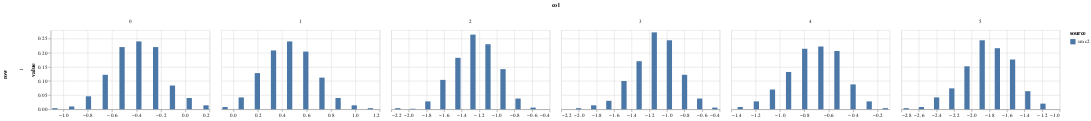

Write notebook code for a chart like this one.
### Code cell
pdata = get_histogram_data(ps_smc2, 'alpha')
pdata['source'] = 'smc2'

alpha_hist = plot_weighted_histogram(pdata, height=150, width = 300)
alpha_hist

### Figure 1 — Vega-Lite specification as saved in the notebook (floating-point values rounded to 4 significant figures)
{"config": {"view": {"continuousWidth": 400, "continuousHeight": 300}}, "data": {"name": "data-b71b7c3142f6a31c943d36d0e24828c9"}, "mark": {"type": "bar", "width": 10}, "encoding": {"color": {"type": "nominal", "field": "source"}, "column": {"type": "quantitative", "field": "col"}, "row": {"type": "quantitative", "field": "row"}, "x": {"type": "quantitative", "field": "bin", "title": null}, "y": {"type": "quantitative", "field": "value"}}, "height": 150, "resolve": {"scale": {"x": "independent"}}, "width": 300, "$schema": "https://vega.github.io/schema/vega-lite/v4.8.1.json", "datasets": {"data-b71b7c3142f6a31c943d36d0e24828c9": [{"value": 0.004, "bin": -1.07, "col": 0, "row": 1, "source": "smc2"}, {"value": 0.01, "bin": -0.9322, "col": 0, "row": 1, "source": "smc2"}, {"value": 0.046, "bin": -0.7943, "col": 0, "row": 1, "source": "smc2"}, {"value": 0.122, "bin": -0.6565, "col": 0, "row": 1, "source": "smc2"}, {"value": 0.22, "bin": -0.5186, "col": 0, "row": 1, "source": "smc2"}, {"value": 0.24, "bin": -0.3808, "col": 0, "row": 1, "source": "smc2"}, {"value": 0.22, "bin": -0.2429, "col": 0, "row": 1, "source": "smc2"}, {"value": 0.084, "bin": -0.1051, "col": 0, "row": 1, "source": "smc2"}, {"value": 0.04, "bin": 0.03278, "col": 0, "row": 1, "source": "smc2"}, {"value": 0.014, "bin": 0.1706, "col": 0, "row": 1, "source": "smc2"}, {"value": 0.008, "bin": -0.06846, "col": 1, "row": 1, "source": "smc2"}, {"value": 0.042, "bin": 0.06406, "col": 1, "row": 1, "source": "smc2"}, {"value": 0.128, "bin": 0.1966, "col": 1, "row": 1, "source": "smc2"}, {"value": 0.208, "bin": 0.3291, "col": 1, "row": 1, "source": "smc2"}, {"value": 0.24, "bin": 0.4616, "col": 1, "row": 1, "source": "smc2"}, {"value": 0.204, "bin": 0.5941, "col": 1, "row": 1, "source": "smc2"}, {"value": 0.112, "bin": 0.7266, "col": 1, "row": 1, "source": "smc2"}, {"value": 0.04, "bin": 0.8592, "col": 1, "row": 1, "source": "smc2"}, {"value": 0.014, "bin": 0.9917, "col": 1, "row": 1, "source": "smc2"}, {"value": 0.004, "bin": 1.124, "col": 1, "row": 1, "source": "smc2"}, {"value": 0.004, "bin": -2.126, "col": 2, "row": 1, "source": "smc2"}, {"value": 0.002, "bin": -1.955, "col": 2, "row": 1, "source": "smc2"}, {"value": 0.028, "bin": -1.784, "col": 2, "row": 1, "source": "smc2"}, {"value": 0.104, "bin": -1.613, "col": 2, "row": 1, "source": "smc2"}, {"value": 0.182, "bin": -1.443, "col": 2, "row": 1, "source": "smc2"}, {"value": 0.264, "bin": -1.272, "col": 2, "row": 1, "source": "smc2"}, {"value": 0.23, "bin": -1.101, "col": 2, "row": 1, "source": "smc2"}, {"value": 0.142, "bin": -0.93, "col": 2, "row": 1, "source": "smc2"}, {"value": 0.038, "bin": -0.7591, "col": 2, "row": 1, "source": "smc2"}, {"value": 0.006, "bin": -0.5883, "col": 2, "row": 1, "source": "smc2"}, {"value": 0.004, "bin": -2.003, "col": 3, "row": 1, "source": "smc2"}, {"value": 0.014, "bin": -1.831, "col": 3, "row": 1, "source": "smc2"}, {"value": 0.03, "bin": -1.659, "col": 3, "row": 1, "source": "smc2"}, {"value": 0.1, "bin": -1.487, "col": 3, "row": 1, "source": "smc2"}, {"value": 0.17, "bin": -1.315, "col": 3, "row": 1, "source": "smc2"}, {"value": 0.272, "bin": -1.143, "col": 3, "row": 1, "source": "smc2"}, {"value": 0.244, "bin": -0.9712, "col": 3, "row": 1, "source": "smc2"}, {"value": 0.122, "bin": -0.7991, "col": 3, "row": 1, "source": "smc2"}, {"value": 0.038, "bin": -0.6271, "col": 3, "row": 1, "source": "smc2"}, {"value": 0.006, "bin": -0.455, "col": 3, "row": 1, "source": "smc2"}, {"value": 0.008, "bin": -1.327, "col": 4, "row": 1, "source": "smc2"}, {"value": 0.028, "bin": -1.194, "col": 4, "row": 1, "source": "smc2"}, {"value": 0.07, "bin": -1.062, "col": 4, "row": 1, "source": "smc2"}, {"value": 0.132, "bin": -0.9297, "col": 4, "row": 1, "source": "smc2"}, {"value": 0.214, "bin": -0.7974, "col": 4, "row": 1, "source": "smc2"}, {"value": 0.222, "bin": -0.665, "col": 4, "row": 1, "source": "smc2"}, {"value": 0.206, "bin": -0.5327, "col": 4, "row": 1, "source": "smc2"}, {"value": 0.088, "bin": -0.4004, "col": 4, "row": 1, "source": "smc2"}, {"value": 0.028, "bin": -0.2681, "col": 4, "row": 1, "source": "smc2"}, {"value": 0.004, "bin": -0.1358, "col": 4, "row": 1, "source": "smc2"}, {"value": 0.004, "bin": -2.744, "col": 5, "row": 1, "source": "smc2"}, {"value": 0.008, "bin": -2.571, "col": 5, "row": 1, "source": "smc2"}, {"value": 0.042, "bin": -2.399, "col": 5, "row": 1, "source": "smc2"}, {"value": 0.074, "bin": -2.226, "col": 5, "row": 1, "source": "smc2"}, {"value": 0.152, "bin": -2.054, "col": 5, "row": 1, "source": "smc2"}, {"value": 0.244, "bin": -1.881, "col": 5, "row": 1, "source": "smc2"}, {"value": 0.216, "bin": -1.708, "col": 5, "row": 1, "source": "smc2"}, {"value": 0.176, "bin": -1.536, "col": 5, "row": 1, "source": "smc2"}, {"value": 0.064, "bin": -1.363, "col": 5, "row": 1, "source": "smc2"}, {"value": 0.02, "bin": -1.19, "col": 5, "row": 1, "source": "smc2"}]}}
